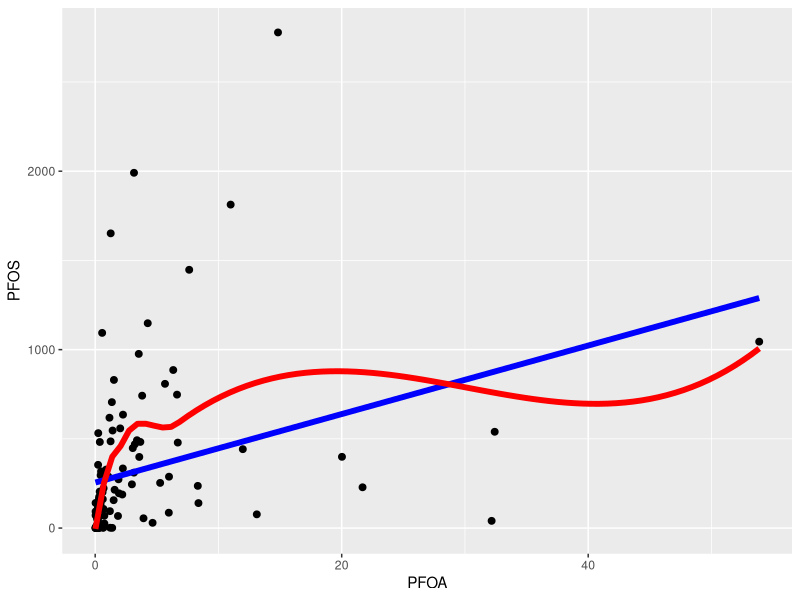
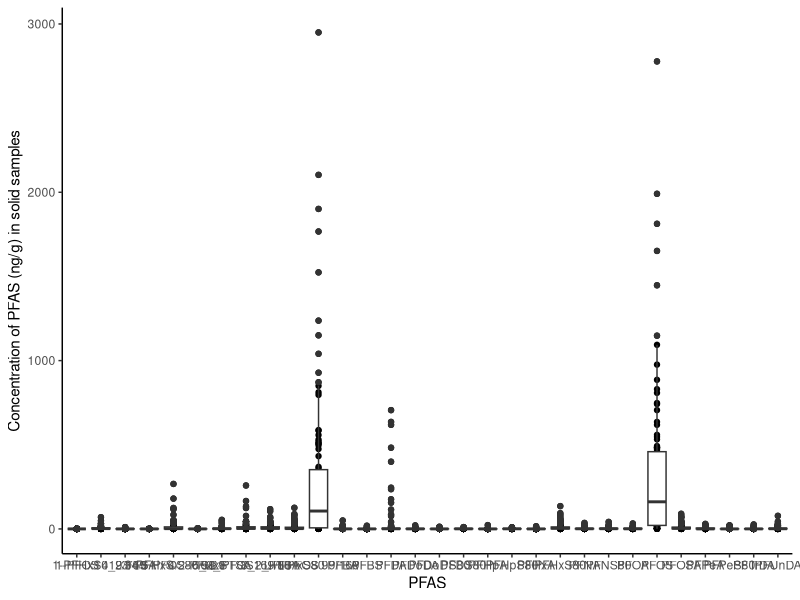
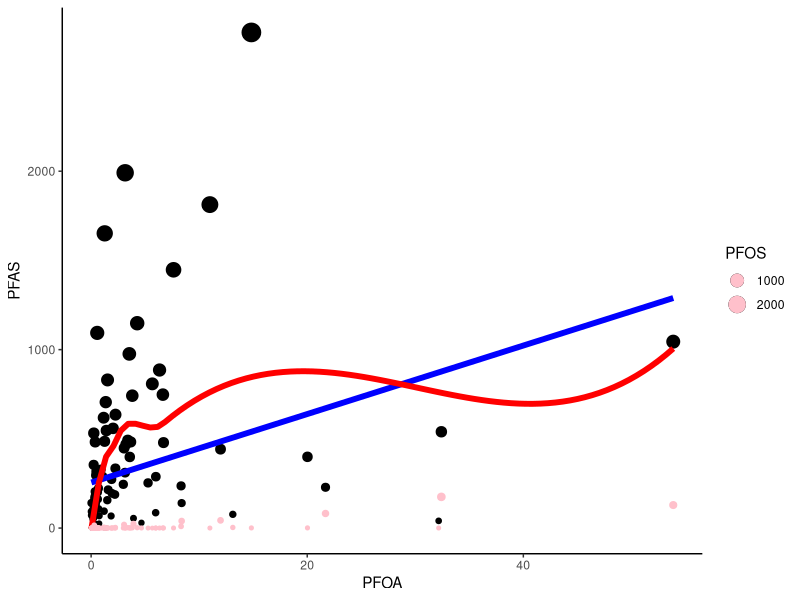
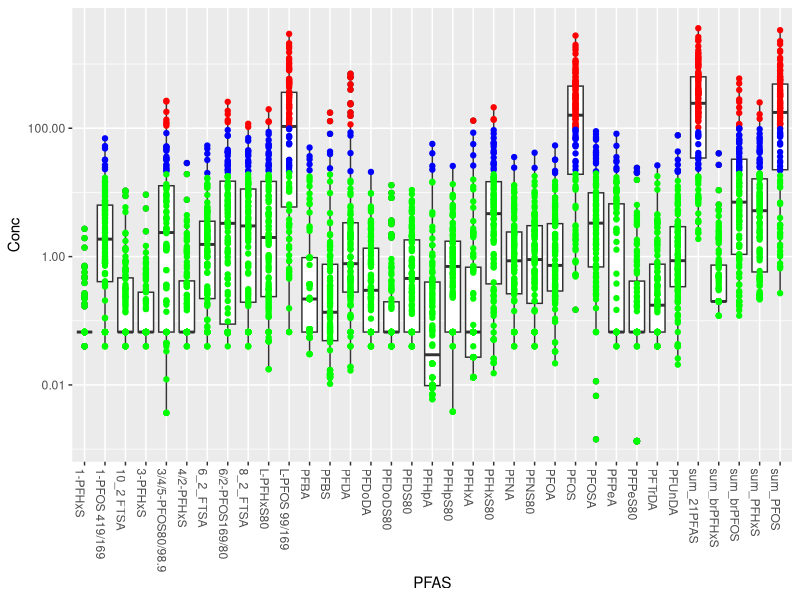
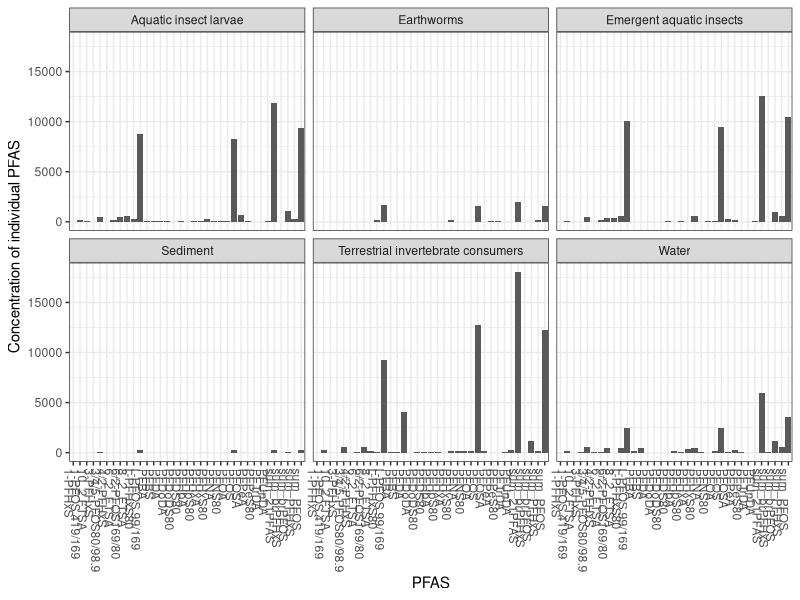

R code for these plots, in order: (Note: this script raises an error after producing the figures.)
## ---- chunk 1
#| echo: false
#| warning: false
#| message: false
library(tidyverse)
PFAS_insects <- readxl::read_excel("data/Statistics_Kumla_20200408.xlsx", 
    sheet = "Overview") 
## ---- chunk 2
 PFAS_insects |>  
   select(PFOS) |> 
   filter(PFOS > 100)
## ---- chunk 3
PFAS_insects |> 
  mutate(ratioPFOS_PFOA = PFOS/PFOA) |> 
  select(ID, PFOS, PFOA, ratioPFOS_PFOA, everything()) |> 
  glimpse()

## ---- chunk 4

PFAS_insects |> 
  mutate(ratioPFOS_PFOA = case_when(PFOS/PFOA > 10 ~ "HighPFOS",
                                    PFOS/PFOA <= 10 & PFOS/PFOA > 5 ~ "MediumPFOS",
                                    PFOS/PFOA  <= 5 ~ "LowPFOS")) |> 
  select(ID, ratioPFOS_PFOA) |> 
  glimpse()

## ---- chunk 5
PFAS_insects |> 
  #arrange(desc(PFOS)) |>
  arrange(PFOS) |>
  select(ID, PFOS, everything()) |> 
  glimpse()
## ---- chunk 6
PFAS_insects |> 
  arrange(Group, desc(PFOS)) |> 
  select(ID, Group, PFOS, everything()) |> 
  glimpse()
## ---- chunk 7

PFAS_insects |>
  summarise(mean = mean(PFOS), median = median(PFOS), n = n())

## ---- chunk 8
PFAS_insects |> 
  group_by(Group) |> 
  summarise(mean = mean(PFOS), median = median(PFOS), n = n())

## ---- chunk 9
PFAS_insects_grouped <- PFAS_insects |>
  group_by(Group)

PFAS_insects_grouped |> summarise(mean = mean(PFOS), median = median(PFOS), n = n())
## ---- chunk 10

PFAS_insects_grouped |> 
  ungroup() |> 
  summarise(mean = mean(PFOS), median = median(PFOS), n = n())
## ---- chunk 11
#>  When switching from `summarise()` to `reframe()`, remember that `reframe()` always returns an ungrouped data frame and adjust accordingly.

PFAS_insects |> 
  group_by(Group) |> 
  reframe(qs = quantile(PFOS, c(0.25, 0.75)), prob = c(0.25, 0.75))
## ---- chunk 12

PFAS_insects |> 
  mutate(across(where(is.numeric), round)) |> 
  glimpse()
## ---- chunk 13

PFAS_insects_long <- PFAS_insects  |>  # shortcut for pipe Ctrl + shift + M
  pivot_longer(cols = PFBA:sum_21PFAS, # select all columns from PFBA to sum_21PFAS
               names_to = "PFAS", # name of the new column
               values_to = "Conc") |>  #name of the values from PFBA:sum_21PFAS
  mutate(PFAS = as.factor(PFAS)) #make PFAS column a factor variable


## ---- chunk 14
#check the PFAS group names
PFAS_insects_long |> 
  group_by(PFAS) |> 
  tally() |> 
  glimpse() 

## ---- chunk 15


ggplot(data = PFAS_insects, mapping = aes(x = PFOA, y = PFOS)) +
  geom_point(size = 2, colour = "black") + # add a scatter plot
  geom_smooth(method = "lm", # uses the linear regression model
              se = FALSE, # this will remove the confidence intervals
              colour = "blue",
              size = 2) +
  geom_smooth(method = "loess",
              se = FALSE,
              colour = "red",
              size = 2)

## ---- chunk 16


PFAS_insects_long |>
  filter(Group != "Water") |> #remove water samples and only include solid samples
  filter(str_detect(PFAS, "sum_", negate = TRUE)) |> #remove all sum of PFAS using the argument by negate=TRUE 
ggplot(aes(x = PFAS, y = Conc)) +
  geom_point() +
  geom_boxplot() +
  theme_classic() +
  ylab("Concentration of PFAS (ng/g) in solid samples")
## ---- chunk 17


ggplot(data = PFAS_insects) +
  geom_point(mapping = aes(x = PFOA, y = PFOS, size = PFOS), colour = "black") + 
  geom_smooth(mapping = aes(x = PFOA, y = PFOS), 
              method = "lm", 
              se = FALSE, 
              colour = "blue",
              size = 2) +
  geom_smooth(mapping = aes(x = PFOA, y = PFOS), 
              method = "loess",
              se = FALSE,
              colour = "red",
              size = 2) +
  geom_point(mapping = aes(x = PFOA, y = PFBS, # new layer
                           size = PFBS), # size of points according to PFBS values
             colour = "pink") + # colour outside of mappings
  ylab("PFAS") + 
  theme_classic() # This theme will remove the background colours and lines

## ---- chunk 18

#options(scipen = 10000) #this avoids R to use scientific notation on values below 10000 
PFAS_insects_long |> 
  ggplot(aes(x = PFAS, y =  Conc)) +
  geom_boxplot() +
  geom_point(data = ~filter(.x, Conc > 100), color = "red") +
  geom_point(data = ~filter(.x, Conc <= 100 & Conc > 20), color = "blue") + 
  geom_point(data = ~filter(.x, Conc <= 20), color = "green") +
  scale_y_log10(labels = scales::label_number(accuracy = 0.01)) + 
  theme(axis.text.x = element_text(angle = -90, hjust = 0))

## ---- chunk 19

PFAS_insects_long |> 
  ggplot(aes(x = PFAS, y = Conc)) +
  geom_bar(stat = "identity") + 
  theme_bw() +
  theme(axis.text.x = element_text(angle = -90, hjust = 0)) +
  facet_wrap(~Group) +
  ylab("Concentration of individual PFAS")

   

## ---- chunk 20

PFAS_insects_long |> 
  mutate(PFCA = str_detect(PFAS, "PF.*A")) |> 
  mutate(PFSA = str_detect(PFAS, "PF.*S.*")) |> 
  glimpse()

## ---- chunk 21


PFAS_insects_long |> 
  mutate(PFAS = str_replace(PFAS, "[Pp]", "_")) |> select(ID, PFAS) |>  glimpse()


PFAS_insects_long |> 
  mutate(PFAS = str_replace_all(PFAS, "[Pp]", "_")) |> select(ID, PFAS) |> glimpse()

## ---- chunk 22
#| error: true
plotPFAS <- function(mydata, mygroup, x_var, y_var){
  mydata |>
  filter(Group != mygroup) |> 
  filter(str_detect(PFAS, "sum_", negate = TRUE)) |> #remove all sum of PFAS using the argument: negate=TRUE 
ggplot(aes(x = x_var, y = y_var)) +
    geom_point() +
    geom_boxplot() +
    ylab(paste0("Concentration of PFAS in ", mygroup)) + 
    theme_classic() 
}

plotPFAS(mydata = PFAS_insects_long, mygroup = "Water", x_var = PFAS, y_var = Conc)
## ---- chunk 23

plotPFAS <- function(mydata, mygroup, x_var, y_var){
  mydata |>
  filter(Group != {{mygroup}}) |> 
  filter(str_detect(PFAS, "sum_", negate = TRUE)) |> #remove all sum of PFAS using the argument: negate=TRUE 
ggplot(aes(x = {{x_var}}, y = {{y_var}})) +
    geom_point() +
    geom_boxplot() +
    ylab(paste0("Concentration of PFAS in ", {{mygroup}})) + 
  theme_classic() 
}

plotPFAS(mydata = PFAS_insects_long, mygroup = "Water", x_var = PFAS, y_var = Conc)
## ---- chunk 24

# use embracing when wrapping in a function;
# see ?rlang::args_data_masking for more details

tidy_eval_arrange <- function(data, var) {
  data %>%
    arrange({{ var }})
}

tidy_eval_arrange(PFAS_insects, PFOS) |> select(ID, PFOS) |> glimpse()

tidy_eval_arrange(PFAS_insects, PFOA) |> select(ID, PFOA) |> glimpse()
